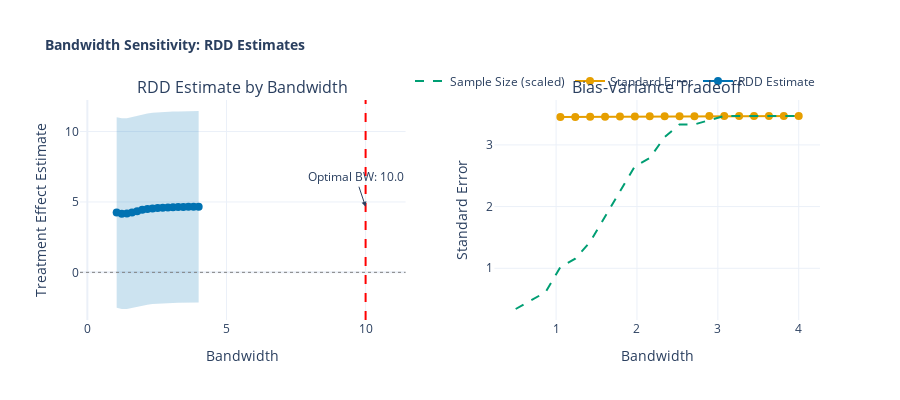

Notebook code for this chart:
### Code cell
# =============================================================================
# Bandwidth Sensitivity Visualization
# =============================================================================

print("\n" + "="*70)
print("BANDWIDTH SENSITIVITY ANALYSIS")
print("="*70)

# Test effect estimates across a range of bandwidths
bandwidth_range = np.linspace(0.5, 4.0, 20)
sensitivity_results = []

for bw in bandwidth_range:
    result = local_linear_rdd(df, 'running_var', 'employment_outcome', cutoff, bw)
    sensitivity_results.append({
        'bandwidth': bw,
        'estimate': result['estimate'],
        'se': result['se'],
        'ci_lower': result['estimate'] - 1.96 * result['se'],
        'ci_upper': result['estimate'] + 1.96 * result['se'],
        'n_obs': result['n_left'] + result['n_right']
    })

sens_df = pd.DataFrame(sensitivity_results)

# Create visualization
fig = make_subplots(
    rows=1, cols=2,
    subplot_titles=(
        'RDD Estimate by Bandwidth',
        'Bias-Variance Tradeoff'
    ),
    horizontal_spacing=0.12
)

# 1. Effect estimates with CIs across bandwidths
fig.add_trace(
    go.Scatter(
        x=sens_df['bandwidth'], y=sens_df['ci_upper'],
        mode='lines', line=dict(width=0),
        showlegend=False, hoverinfo='skip'
    ),
    row=1, col=1
)
fig.add_trace(
    go.Scatter(
        x=sens_df['bandwidth'], y=sens_df['ci_lower'],
        mode='lines', line=dict(width=0),
        fill='tonexty', fillcolor='rgba(0, 114, 178, 0.2)',
        showlegend=False, hoverinfo='skip'
    ),
    row=1, col=1
)
fig.add_trace(
    go.Scatter(
        x=sens_df['bandwidth'], y=sens_df['estimate'],
        mode='lines+markers',
        marker=dict(size=8, color=COLORS[0]),
        line=dict(color=COLORS[0], width=2),
        name='RDD Estimate'
    ),
    row=1, col=1
)

# Add optimal bandwidth line
if 'bw_result' in dir() and hasattr(bw_result, 'h_opt'):
    opt_bw = bw_result.h_opt
else:
    opt_bw = 10  # Default from earlier analysis
    
fig.add_vline(x=opt_bw, line_dash='dash', line_color='red', row=1, col=1)
fig.add_annotation(x=opt_bw, y=sens_df['estimate'].max(), text=f'Optimal BW: {opt_bw:.1f}',
                   showarrow=True, arrowhead=2, row=1, col=1)

# Add zero reference line
fig.add_hline(y=0, line_dash='dot', line_color='gray', line_width=1, row=1, col=1)

# 2. Standard error (precision) vs bandwidth
fig.add_trace(
    go.Scatter(
        x=sens_df['bandwidth'], y=sens_df['se'],
        mode='lines+markers',
        marker=dict(size=8, color=COLORS[1]),
        line=dict(color=COLORS[1], width=2),
        name='Standard Error'
    ),
    row=1, col=2
)

# Add sample size on secondary y-axis visualization
fig.add_trace(
    go.Scatter(
        x=sens_df['bandwidth'], y=sens_df['n_obs'] / sens_df['n_obs'].max() * sens_df['se'].max(),
        mode='lines',
        line=dict(color=COLORS[2], width=2, dash='dash'),
        name='Sample Size (scaled)'
    ),
    row=1, col=2
)

fig.update_layout(
    title=dict(text='<b>Bandwidth Sensitivity: RDD Estimates</b>',
               font=dict(size=14)),
    height=400,
    showlegend=True,
    template='plotly_white',
    legend=dict(orientation='h', yanchor='bottom', y=1.02, xanchor='right', x=1)
)

fig.update_xaxes(title_text='Bandwidth', row=1, col=1)
fig.update_yaxes(title_text='Treatment Effect Estimate', row=1, col=1)
fig.update_xaxes(title_text='Bandwidth', row=1, col=2)
fig.update_yaxes(title_text='Standard Error', row=1, col=2)

fig.show()

# Summary statistics
print(f"\n   Sensitivity Summary:")
print(f"   • Estimate range: [{sens_df['estimate'].min():.4f}, {sens_df['estimate'].max():.4f}]")
print(f"   • Coefficient of variation: {sens_df['estimate'].std() / sens_df['estimate'].mean() * 100:.1f}%")

# Assess robustness
estimate_cv = sens_df['estimate'].std() / abs(sens_df['estimate'].mean())
if estimate_cv < 0.15:
    print(f"\n   ✅ Effect is ROBUST to bandwidth choice (CV = {estimate_cv*100:.1f}%)")
elif estimate_cv < 0.30:
    print(f"\n   ⚠️  Effect shows MODERATE sensitivity to bandwidth (CV = {estimate_cv*100:.1f}%)")
else:
    print(f"\n   ❌ Effect is SENSITIVE to bandwidth choice (CV = {estimate_cv*100:.1f}%)")

# Check sign consistency
if sens_df['estimate'].min() > 0 or sens_df['estimate'].max() < 0:
    print(f"   ✅ Effect sign is consistent across all bandwidths")
else:
    print(f"   ⚠️  Effect changes sign across bandwidths - interpret with caution")

### Figure 1 — Plotly figure (JSON) as saved in the notebook; plotly's stock layout.template omitted (floating-point values rounded to 4 significant figures)
{"data": [{"hoverinfo": "skip", "line": {"width": 0}, "mode": "lines", "showlegend": false, "type": "scatter", "x": [0.5, 0.6842, 0.8684, 1.053, 1.237, 1.421, 1.605, 1.789, 1.974, 2.158, 2.342, 2.526, 2.711, 2.895, 3.079, 3.263, 3.447, 3.632, 3.816, 4.0], "xaxis": "x", "y": [NaN, NaN, NaN, 11.02, 10.94, 10.95, 11.04, 11.13, 11.23, 11.28, 11.33, 11.36, 11.38, 11.4, 11.42, 11.43, 11.44, 11.45, 11.46, 11.46], "yaxis": "y"}, {"fill": "tonexty", "fillcolor": "rgba(0, 114, 178, 0.2)", "hoverinfo": "skip", "line": {"width": 0}, "mode": "lines", "showlegend": false, "type": "scatter", "x": [0.5, 0.6842, 0.8684, 1.053, 1.237, 1.421, 1.605, 1.789, 1.974, 2.158, 2.342, 2.526, 2.711, 2.895, 3.079, 3.263, 3.447, 3.632, 3.816, 4.0], "xaxis": "x", "y": [NaN, NaN, NaN, -2.519, -2.604, -2.601, -2.517, -2.436, -2.343, -2.293, -2.254, -2.224, -2.204, -2.191, -2.174, -2.162, -2.153, -2.146, -2.14, -2.136], "yaxis": "y"}, {"line": {"color": "#0072B2", "width": 2}, "marker": {"color": "#0072B2", "size": 8}, "mode": "lines+markers", "name": "RDD Estimate", "type": "scatter", "x": [0.5, 0.6842, 0.8684, 1.053, 1.237, 1.421, 1.605, 1.789, 1.974, 2.158, 2.342, 2.526, 2.711, 2.895, 3.079, 3.263, 3.447, 3.632, 3.816, 4.0], "xaxis": "x", "y": [NaN, NaN, NaN, 4.251, 4.167, 4.172, 4.259, 4.345, 4.443, 4.496, 4.537, 4.569, 4.59, 4.604, 4.622, 4.635, 4.644, 4.652, 4.658, 4.662], "yaxis": "y"}, {"line": {"color": "#E69F00", "width": 2}, "marker": {"color": "#E69F00", "size": 8}, "mode": "lines+markers", "name": "Standard Error", "type": "scatter", "x": [0.5, 0.6842, 0.8684, 1.053, 1.237, 1.421, 1.605, 1.789, 1.974, 2.158, 2.342, 2.526, 2.711, 2.895, 3.079, 3.263, 3.447, 3.632, 3.816, 4.0], "xaxis": "x2", "y": [NaN, NaN, NaN, 3.454, 3.454, 3.456, 3.457, 3.459, 3.462, 3.464, 3.465, 3.466, 3.466, 3.467, 3.467, 3.468, 3.468, 3.468, 3.468, 3.469], "yaxis": "y2"}, {"line": {"color": "#009E73", "dash": "dash", "width": 2}, "mode": "lines", "name": "Sample Size (scaled)", "type": "scatter", "x": [0.5, 0.6842, 0.8684, 1.053, 1.237, 1.421, 1.605, 1.789, 1.974, 2.158, 2.342, 2.526, 2.711, 2.895, 3.079, 3.263, 3.447, 3.632, 3.816, 4.0], "xaxis": "x2", "y": [0.34, 0.4761, 0.6121, 1.02, 1.156, 1.428, 1.836, 2.244, 2.652, 2.788, 3.128, 3.332, 3.332, 3.4, 3.469, 3.469, 3.469, 3.469, 3.469, 3.469], "yaxis": "y2"}], "layout": {"annotations": [{"font": {"size": 16}, "showarrow": false, "text": "RDD Estimate by Bandwidth", "x": 0.22, "xanchor": "center", "xref": "paper", "y": 1, "yanchor": "bottom", "yref": "paper"}, {"font": {"size": 16}, "showarrow": false, "text": "Bias-Variance Tradeoff", "x": 0.78, "xanchor": "center", "xref": "paper", "y": 1, "yanchor": "bottom", "yref": "paper"}, {"arrowhead": 2, "showarrow": true, "text": "Optimal BW: 10.0", "x": 10, "xref": "x", "y": 4.662, "yref": "y"}], "height": 400, "legend": {"orientation": "h", "x": 1, "xanchor": "right", "y": 1.02, "yanchor": "bottom"}, "shapes": [{"line": {"color": "red", "dash": "dash"}, "type": "line", "x0": 10, "x1": 10, "xref": "x", "y0": 0, "y1": 1, "yref": "y domain"}, {"line": {"color": "gray", "dash": "dot", "width": 1}, "type": "line", "x0": 0, "x1": 1, "xref": "x domain", "y0": 0, "y1": 0, "yref": "y"}], "showlegend": true, "title": {"font": {"size": 14}, "text": "<b>Bandwidth Sensitivity: RDD Estimates</b>"}, "xaxis": {"anchor": "y", "domain": [0, 0.44], "title": {"text": "Bandwidth"}}, "xaxis2": {"anchor": "y2", "domain": [0.56, 1], "title": {"text": "Bandwidth"}}, "yaxis": {"anchor": "x", "domain": [0, 1], "title": {"text": "Treatment Effect Estimate"}}, "yaxis2": {"anchor": "x2", "domain": [0, 1], "title": {"text": "Standard Error"}}}}
